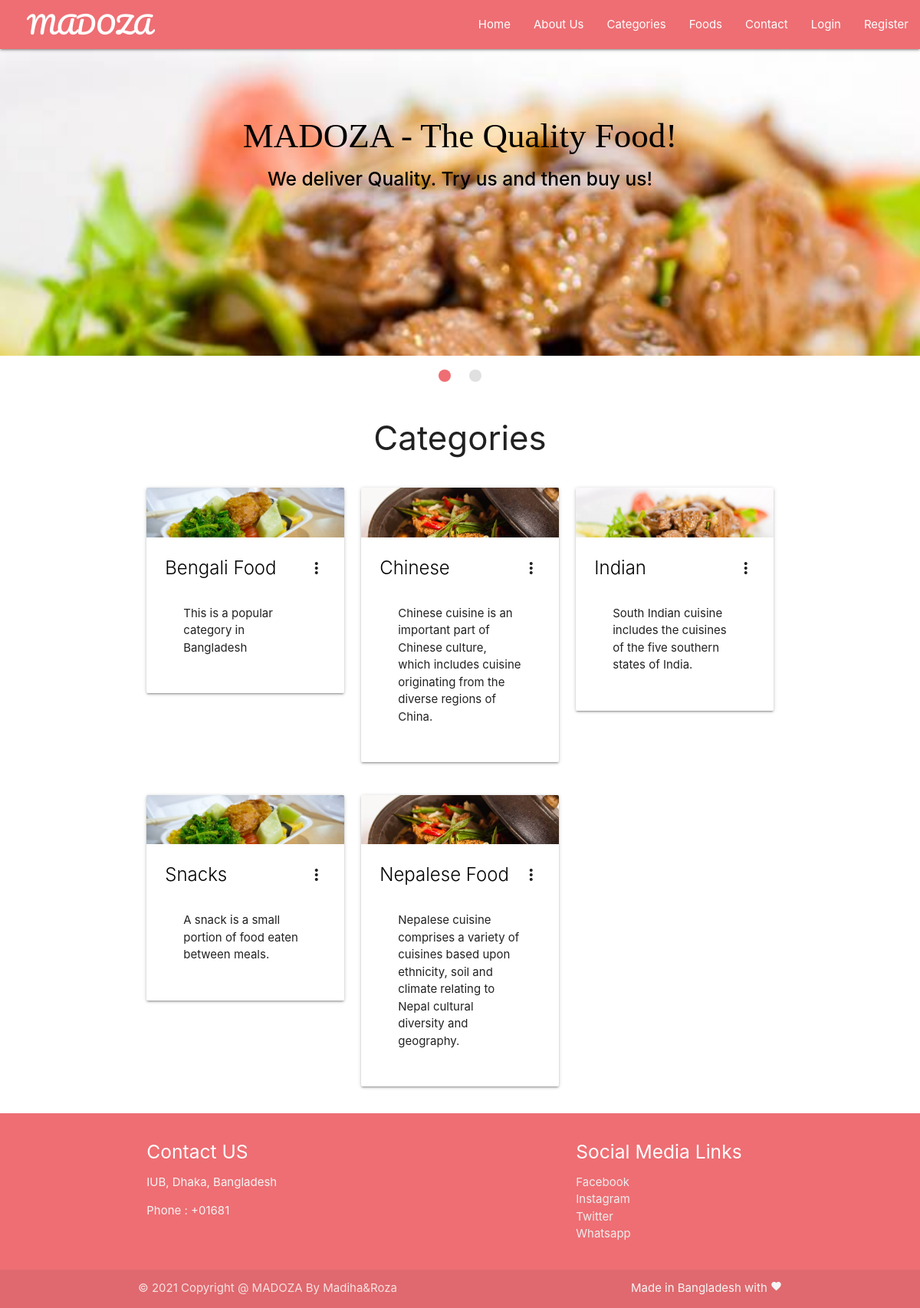
Screenshot of /food-categories.php with the database file from the repository.
### tables this page shows
CREATE TABLE `categories` (
  `id` int(11) NOT NULL,
  `name` varchar(250) NOT NULL,
  `short_desc` varchar(250) NOT NULL,
  `long_desc` varchar(500) NOT NULL
);

### chunks/categories.php (the view, shortened to what this page needs)
<?php
require('backends/connection-pdo.php');
$sql = 'SELECT * FROM categories';
$query  = $pdoconn->prepare($sql);
$query->execute();
$arr_all = $query->fetchAll(PDO::FETCH_ASSOC);
?>
<section class="fcategories">
	<div class="container">
		<div class="section white center">
			<h3 class="header">Categories</h3>
		</div>
<?php if (count($arr_all) == 0) {
	echo '<div class="section gray center" style="border: 1px solid black; border-radius: 5px;">
			<p class="header">Sorry No Categories to Display!</p>
		</div>';
} else {  ?>
<?php for ($i=1; $i <= count($arr_all); ) { ?>
		<div class="row">
			<?php for ($j=1; $j <= 3; $j++) { ?>
				<?php if ($i+$j-2 == count($arr_all)) {
					break;
				}  ?>
			<div class="col s12 m4">
				<div class="card">
				    <div class="card-image waves-effect waves-block waves-light">
				      <img class="activator" src="images/banner<?php echo $j; ?>.jpg">
				    </div>
				    <div class="card-content">
				      <span class="card-title activator grey-text text-darken-4"><a class="black-text" href="foods.php?id=<?php echo $arr_all[$i+$j-2]['id']; ?>"><?php echo $arr_all[$i+$j-2]['name']; ?></a><i class="material-icons right">more_vert</i></span>
				      <div class="card-content">
			          <p><?php echo $arr_all[$i+$j-2]['short_desc']; ?></p>
			        </div>
				    </div>
				  </div>
			</div>
			<?php } ?>
			<?php $i = $i + 3; ?>
		</div>
		<?php
				}
			}
			 ?>
	</div>
</section>

### food-categories.php (shortened to what this page needs)
<!DOCTYPE html>
<html lang="en">
<head>
	<link rel="stylesheet" href="https://cdnjs.cloudflare.com/ajax/libs/materialize/1.0.0/css/materialize.min.css">
	<link rel="stylesheet" href="css/style.css">
</head>
<body>
	<?php require('chunks/navbar.php'); ?>
	<?php require('chunks/banner-slider.php'); ?>
	<?php require('chunks/categories.php'); ?>
	<?php require('chunks/footer.php'); ?>
</body>
</html>

### chunks/navbar.php (shortened to what this page needs)
<section class="fnavbar">
		<div class="navbar-fixed">
		<nav>
		    <div class="nav-wrapper">
		      <a href="#" class="brand-logo">MADOZA</a>
		      <ul class="right hide-on-med-and-down">
		        <li><a href="/res" class="hvr-grow">Home</a></li>
		        <li><a href="/res/about-madoza.php" class="hvr-grow">About Us</a></li>
		        <li><a href="food-categories.php" class="hvr-grow">Categories</a></li>
		        <li><a href="foods.php" class="hvr-grow">Foods</a></li>
		        <li><a href="#" class="hvr-grow" onclick="toggleModal('Contact Info', 'You can contact us directly by calling to this number +01681. Check the bottom Footer Section of the website for more info.');">Contact</a></li>
		        <?php
		        	if (isset($_SESSION['user'])) {
		        		echo '<li><a href="#" class="hvr-grow">Hi, '.$_SESSION['user'].'</a></li>
		        		<li><a href="logout.php" class="hvr-grow">Logout</a></li>';
		        	} else {
		        		echo '<li><a href="#" class="hvr-grow modal-trigger" data-target="modal1">Login</a></li>
		        		<li><a href="#" class="hvr-grow modal-trigger" data-target="modal2">Register</a></li>';
		        	}
		        ?>
		      </ul>
		    </div>
		  </nav>
		</div>
	</section>

### chunks/banner-slider.php (shortened to what this page needs)
<section class="fslider">
		<div class="slider">
			<ul class="slides">
		    <li>
		    	<img src="images/banner3.jpg">
		    	<div class="caption center-align black-text">
		        <h3 style="font-size: 3rem !important; font-style: bold !important; font-family: 'Bree Serif', serif;">MADOZA - The Quality Food!</h3>
		        <h5 class="light black-text text-lighten-3"><strong>We deliver Quality. Try us and then buy us!</strong></h5>
		      </div>
		    </li>
		    </ul>
	  </div>
	</section>

### chunks/footer.php
<section class="ffooter">
		<footer class="page-footer">
          <div class="container">
            <div class="row">
              <div class="col l6 s12">
                <h5 class="white-text">Contact US</h5>
                <p class="grey-text text-lighten-4">IUB, Dhaka, Bangladesh</p>
                <p class="grey-text text-lighten-4">Phone : +01681</p>
              </div>
              <div class="col l4 offset-l2 s12">
                <h5 class="white-text">Social Media Links</h5>
                <ul>
                  <li><a class="grey-text text-lighten-3" href="#!">Facebook</a></li>
                  <li><a class="grey-text text-lighten-3" href="#!">Instagram</a></li>
                  <li><a class="grey-text text-lighten-3" href="#!">Twitter</a></li>
                  <li><a class="grey-text text-lighten-3" href="#!">Whatsapp</a></li>
                </ul>
              </div>
            </div>
          </div>
          <div class="footer-copyright">
            <div class="container">
            © 2021 Copyright @ MADOZA By Madiha&Roza
            <a class="grey-text text-lighten-4 right" href="#!">Made in Bangladesh with <span><i class="tiny material-icons">favorite</i></span></a>
            </div>
          </div>
        </footer>
	</section>

### css/style.css (style rules this page uses)
.nav-wrapper > a { text-decoration: none; font-family: 'Pacifico', cursive; }
.hvr-grow { text-decoration: none; }
@media (min-width : 992px) { .nav-wrapper > a { padding-left: 35px; } }

### rows the page displays
categories: name "Bengali Food", short_desc "This is a popular category in Bangladesh"
categories: name "Chinese", short_desc "Chinese cuisine is an important part of Chinese culture, which includes cuisine originating from the diverse regions of China."
categories: shows a picture, name "Indian", short_desc "South Indian cuisine includes the cuisines of the five southern states of India."
categories: name "Snacks", short_desc "A snack is a small portion of food eaten between meals."
categories: name "Nepalese Food", short_desc "Nepalese cuisine comprises a variety of cuisines based upon ethnicity, soil and climate relating to Nepal cultural diversity and geography."
